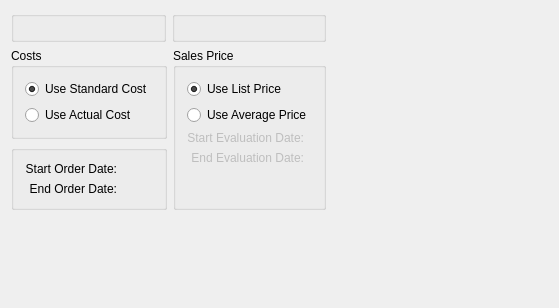
<?xml version="1.0" encoding="UTF-8"?>
<ui version="4.0">
 <comment>
This file is part of the xtmfg Package for xTuple ERP,
and is Copyright (c) 1999-2014 by OpenMFG LLC, d/b/a xTuple.  It
is licensed to you under the xTuple End-User License Agreement (&quot;the
EULA&quot;), the full text of which is available at www.xtuple.com/EULA.
While the EULA gives you access to source code and encourages your
involvement in the development process, this Package is not free
software.  By using this software, you agree to be bound by the
terms of the EULA.
</comment>
 <class>dspPlannedRevenueExpensesByPlannerCode</class>
 <widget class="QWidget" name="dspPlannedRevenueExpensesByPlannerCode">
  <property name="geometry">
   <rect>
    <x>0</x>
    <y>0</y>
    <width>559</width>
    <height>308</height>
   </rect>
  </property>
  <property name="windowTitle">
   <string>Planned Revenue/Expenses by Planner Code</string>
  </property>
  <layout class="QHBoxLayout" name="horizontalLayout_2">
   <item>
    <layout class="QGridLayout" name="gridLayout_7">
     <item row="0" column="0">
      <layout class="QHBoxLayout" name="horizontalLayout">
       <item>
        <widget class="ParameterGroup" name="_plannerCode">
         <property name="title">
          <string/>
         </property>
         <property name="fixedSize">
          <bool>false</bool>
         </property>
        </widget>
       </item>
       <item>
        <widget class="WarehouseGroup" name="_warehouse">
         <property name="title">
          <string/>
         </property>
         <property name="fixedSize">
          <bool>false</bool>
         </property>
        </widget>
       </item>
      </layout>
     </item>
     <item row="1" column="0">
      <layout class="QGridLayout" name="gridLayout_6">
       <item row="0" column="0">
        <widget class="QGroupBox" name="_costGroup">
         <property name="title">
          <string>Costs</string>
         </property>
         <layout class="QGridLayout" name="gridLayout">
          <item row="0" column="0">
           <layout class="QVBoxLayout" name="verticalLayout_2">
            <item>
             <layout class="QVBoxLayout" name="verticalLayout">
              <item>
               <widget class="QRadioButton" name="_useStandardCost">
                <property name="text">
                 <string>Use Standard Cost</string>
                </property>
                <property name="checked">
                 <bool>true</bool>
                </property>
               </widget>
              </item>
              <item>
               <widget class="QRadioButton" name="_useActualCost">
                <property name="text">
                 <string>Use Actual Cost</string>
                </property>
               </widget>
              </item>
             </layout>
            </item>
            <item>
             <spacer name="verticalSpacer">
              <property name="orientation">
               <enum>Qt::Vertical</enum>
              </property>
              <property name="sizeHint" stdset="0">
               <size>
                <width>20</width>
                <height>0</height>
               </size>
              </property>
             </spacer>
            </item>
           </layout>
          </item>
         </layout>
        </widget>
       </item>
       <item row="0" column="1" rowspan="2">
        <widget class="QGroupBox" name="_salesPriceGroup">
         <property name="title">
          <string>Sales Price</string>
         </property>
         <layout class="QGridLayout" name="gridLayout_5">
          <item row="0" column="0">
           <layout class="QVBoxLayout" name="verticalLayout_4">
            <item>
             <layout class="QGridLayout" name="gridLayout_4">
              <item row="0" column="0" colspan="2">
               <widget class="QRadioButton" name="_useListPrice">
                <property name="text">
                 <string>Use List Price</string>
                </property>
                <property name="checked">
                 <bool>true</bool>
                </property>
               </widget>
              </item>
              <item row="1" column="0" colspan="2">
               <widget class="QRadioButton" name="_useAveragePrice">
                <property name="text">
                 <string>Use Average Price</string>
                </property>
                <property name="checked">
                 <bool>false</bool>
                </property>
               </widget>
              </item>
              <item row="2" column="0">
               <widget class="QLabel" name="_startEvalDateLit">
                <property name="enabled">
                 <bool>false</bool>
                </property>
                <property name="text">
                 <string>Start Evaluation Date:</string>
                </property>
                <property name="alignment">
                 <set>Qt::AlignRight|Qt::AlignTrailing|Qt::AlignVCenter</set>
                </property>
               </widget>
              </item>
              <item row="2" column="1">
               <widget class="DLineEdit" name="_startEvalDate">
                <property name="enabled">
                 <bool>false</bool>
                </property>
               </widget>
              </item>
              <item row="3" column="0">
               <widget class="QLabel" name="_endEvalDateLit">
                <property name="enabled">
                 <bool>false</bool>
                </property>
                <property name="text">
                 <string>End Evaluation Date:</string>
                </property>
                <property name="alignment">
                 <set>Qt::AlignRight|Qt::AlignTrailing|Qt::AlignVCenter</set>
                </property>
               </widget>
              </item>
              <item row="3" column="1">
               <widget class="DLineEdit" name="_endEvalDate">
                <property name="enabled">
                 <bool>false</bool>
                </property>
               </widget>
              </item>
             </layout>
            </item>
            <item>
             <spacer name="verticalSpacer_2">
              <property name="orientation">
               <enum>Qt::Vertical</enum>
              </property>
              <property name="sizeHint" stdset="0">
               <size>
                <width>20</width>
                <height>0</height>
               </size>
              </property>
             </spacer>
            </item>
           </layout>
          </item>
         </layout>
        </widget>
       </item>
       <item row="1" column="0">
        <widget class="QGroupBox" name="groupBox">
         <property name="title">
          <string/>
         </property>
         <layout class="QGridLayout" name="gridLayout_3">
          <item row="0" column="0">
           <widget class="QLabel" name="_startDateLit">
            <property name="text">
             <string>Start Order Date:</string>
            </property>
            <property name="alignment">
             <set>Qt::AlignRight|Qt::AlignTrailing|Qt::AlignVCenter</set>
            </property>
           </widget>
          </item>
          <item row="0" column="1">
           <widget class="DLineEdit" name="_startDate"/>
          </item>
          <item row="1" column="0">
           <widget class="QLabel" name="_endDateLit">
            <property name="text">
             <string>End Order Date:</string>
            </property>
            <property name="alignment">
             <set>Qt::AlignRight|Qt::AlignTrailing|Qt::AlignVCenter</set>
            </property>
           </widget>
          </item>
          <item row="1" column="1">
           <widget class="DLineEdit" name="_endDate"/>
          </item>
         </layout>
        </widget>
       </item>
      </layout>
     </item>
     <item row="2" column="0">
      <spacer name="verticalSpacer_3">
       <property name="orientation">
        <enum>Qt::Vertical</enum>
       </property>
       <property name="sizeHint" stdset="0">
        <size>
         <width>20</width>
         <height>0</height>
        </size>
       </property>
      </spacer>
     </item>
    </layout>
   </item>
   <item>
    <spacer name="horizontalSpacer">
     <property name="orientation">
      <enum>Qt::Horizontal</enum>
     </property>
     <property name="sizeHint" stdset="0">
      <size>
       <width>1</width>
       <height>20</height>
      </size>
     </property>
    </spacer>
   </item>
  </layout>
 </widget>
 <layoutdefault spacing="6" margin="11"/>
 <pixmapfunction>qPixmapFromMimeSource</pixmapfunction>
 <customwidgets>
  <customwidget>
   <class>DLineEdit</class>
   <extends>QWidget</extends>
   <header>datecluster.h</header>
  </customwidget>
  <customwidget>
   <class>ParameterGroup</class>
   <extends>QGroupBox</extends>
   <header>parametergroup.h</header>
  </customwidget>
  <customwidget>
   <class>WarehouseGroup</class>
   <extends>QGroupBox</extends>
   <header>warehousegroup.h</header>
  </customwidget>
 </customwidgets>
 <tabstops>
  <tabstop>_plannerCode</tabstop>
  <tabstop>_startDate</tabstop>
  <tabstop>_endDate</tabstop>
  <tabstop>_warehouse</tabstop>
  <tabstop>_useStandardCost</tabstop>
  <tabstop>_useListPrice</tabstop>
  <tabstop>_startEvalDate</tabstop>
  <tabstop>_endEvalDate</tabstop>
 </tabstops>
 <resources/>
 <connections>
  <connection>
   <sender>_useAveragePrice</sender>
   <signal>toggled(bool)</signal>
   <receiver>_startEvalDateLit</receiver>
   <slot>setEnabled(bool)</slot>
   <hints>
    <hint type="sourcelabel">
     <x>20</x>
     <y>20</y>
    </hint>
    <hint type="destinationlabel">
     <x>20</x>
     <y>20</y>
    </hint>
   </hints>
  </connection>
  <connection>
   <sender>_useAveragePrice</sender>
   <signal>toggled(bool)</signal>
   <receiver>_startEvalDate</receiver>
   <slot>setEnabled(bool)</slot>
   <hints>
    <hint type="sourcelabel">
     <x>20</x>
     <y>20</y>
    </hint>
    <hint type="destinationlabel">
     <x>20</x>
     <y>20</y>
    </hint>
   </hints>
  </connection>
  <connection>
   <sender>_useAveragePrice</sender>
   <signal>toggled(bool)</signal>
   <receiver>_endEvalDateLit</receiver>
   <slot>setEnabled(bool)</slot>
   <hints>
    <hint type="sourcelabel">
     <x>20</x>
     <y>20</y>
    </hint>
    <hint type="destinationlabel">
     <x>20</x>
     <y>20</y>
    </hint>
   </hints>
  </connection>
  <connection>
   <sender>_useAveragePrice</sender>
   <signal>toggled(bool)</signal>
   <receiver>_endEvalDate</receiver>
   <slot>setEnabled(bool)</slot>
   <hints>
    <hint type="sourcelabel">
     <x>20</x>
     <y>20</y>
    </hint>
    <hint type="destinationlabel">
     <x>20</x>
     <y>20</y>
    </hint>
   </hints>
  </connection>
 </connections>
</ui>
